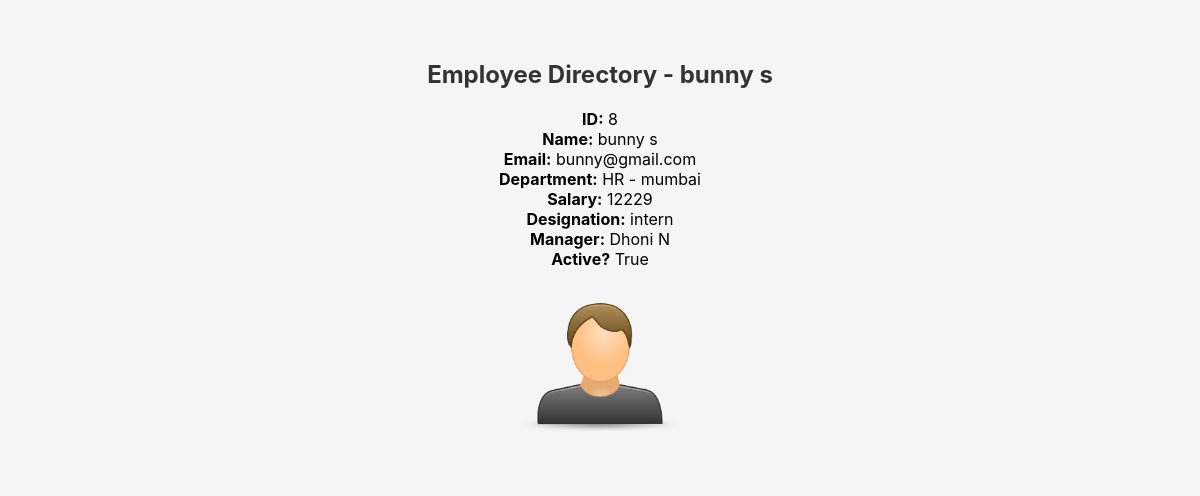
The page /employee/8/ on the database its author committed.
### employees/models.py (models this page shows)
class Employee(models.Model):
    first_name = models.CharField(max_length=100)
    last_name = models.CharField(max_length=100)
    email = models.EmailField(unique=True)
    designation = models.CharField(max_length=100)
    image = models.ImageField(upload_to='emp_images',default='3.png')
    salary=models.IntegerField()
    joining_date = models.DateField()
    is_active = models.BooleanField(default=True)
    department = models.ForeignKey(Department, on_delete=models.SET_NULL, related_name='employees',blank=True, null=True)
    manager = models.ForeignKey('self', on_delete=models.SET_NULL,blank=True, null=True,)
    def __str__(self):
        return f"{self.first_name} {self.last_name}"
    def full_name(self):
        return f"{self.first_name} {self.last_name}"

class Department(models.Model):
    name = models.CharField(max_length=100)
    location = models.CharField(max_length=100)
    def __str__(self):
        return f"{self.name} - {self.location}"

### employees/views.py (the view)
# urls.py: path('<int:id>/', views.employee_detail, name='employee_detail'),
def employee_detail(request,id):
    employee = get_object_or_404(Employee, id=id)
    context ={
        'employee':employee,
    }
    return render(request, 'employee_detail.html',context)

### templates/employee_detail.html (shortened to what this page needs)
{% load static %}
<!DOCTYPE html>
<html lang="en">
<head>
    <link rel="stylesheet" href="{% static 'css/style.css' %}">
    <link rel="stylesheet" href="https://cdnjs.cloudflare.com/ajax/libs/font-awesome/4.7.0/css/font-awesome.min.css">
</head>
<body>
    <h2>Employee Directory - {{ employee.full_name }}</h2>
    <p>
        <strong>ID:</strong> {{ employee.id }}<br>
        <strong>Name:</strong> {{ employee.full_name }}<br>
        <strong>Email:</strong> {{ employee.email }}<br>
        <strong>Department:</strong> {{ employee.department }}<br>
        <strong>Salary:</strong> {{ employee.salary }}<br>
        <strong>Designation:</strong> {{ employee.designation }}<br>
        <strong>Manager:</strong> {{ employee.manager }}<br>
        <strong>Active?</strong> {{ employee.is_active }}<br>
    <img src="{{ employee.image.url }}" alt="Employee Image" width="200"><br>
    </p>
</body>
</html>

### employees_main/static/css/style.css (style rules this page uses)
body { font-family: "Inter", sans-serif; background: #f5f5f5; margin: 0; padding: 40px; text-align: center; }
h2 { margin-bottom: 20px; color: #333; }

### rows shown on the page
Employee: full_name "bunny s", id "8", email "bunny@gmail.com", department "HR - mumbai", salary "12229", designation "intern", manager "Dhoni N", is_active "True", image (picture)
